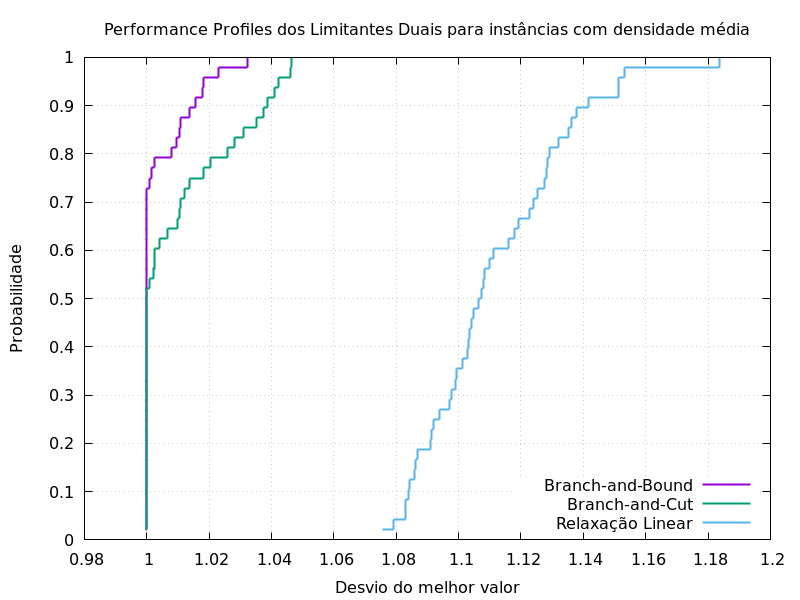

Write gnuplot code to recreate this figure.
#! /usr/bin/gnuplot
set terminal pngcairo size 800,600 
set grid
set output "B-dual.png"
set title "Performance Profiles dos Limitantes Duais para instâncias com densidade média"
set xlabel "Desvio do melhor valor"
set ylabel "Probabilidade"
set key right bottom
plot "B-dual.csv" using 3:1 with steps linewidth 2 title "Branch-and-Bound", "B-dual.csv" using 4:1 with steps linewidth 2 title "Branch-and-Cut", "B-dual.csv" using 2:1 with steps linewidth 2 title "Relaxação Linear"
